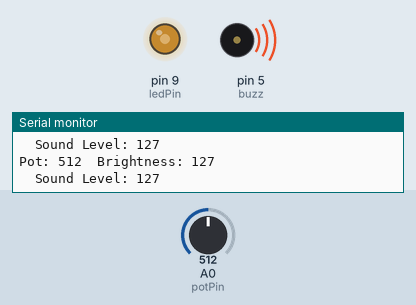
Recording of a sketch running on a simulated Arduino Uno, built with avr-gcc and run on an emulated ATmega328P. Parts: output pins drawn as LEDs (lit = HIGH), buzzer (waves = sounding), the last lines printed to the serial monitor. The test bench sets the inputs (shaded band); at power-on: A0 (potPin) = 512.

Above: at 1.2 s.
1.3 s: A0 (potPin) set to 716
At 2.5 s:
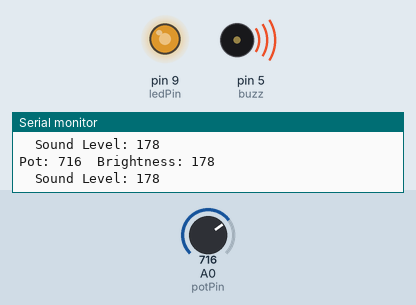
3.1 s: A0 (potPin) set to 900
At 3.9 s:
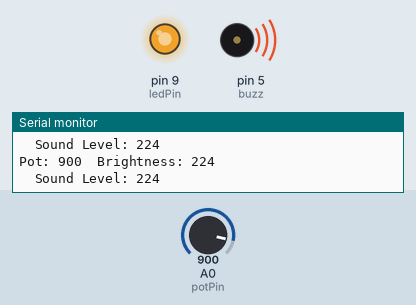
4.7 s: A0 (potPin) set to 122
At 5.2 s:
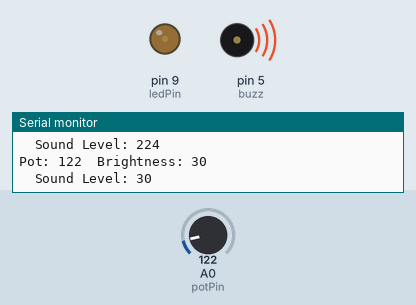
6.3 s: A0 (potPin) set to 0
At 7.6 s:
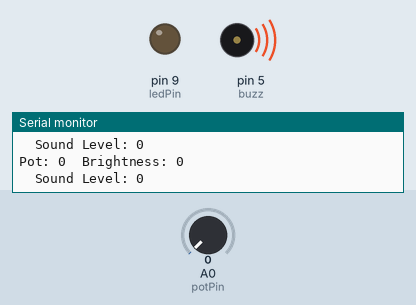
7.9 s: A0 (potPin) set to 511
At 9.1 s:
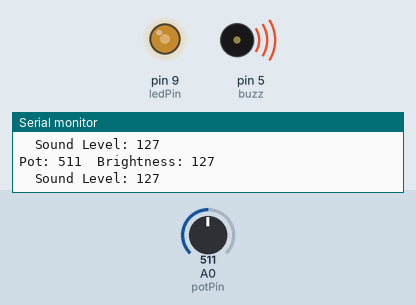
Timing chart, 0 to 10.5 s (numbered marks = the images above; inputs shaded):
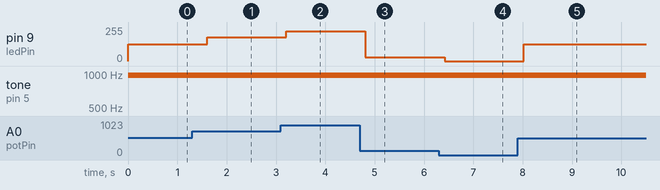

The sketch:

pwm.ino
```cpp
int potPin = A0;
int ledPin = 9;   // must be a PWM pin (~)
int buzz = 5;


void setup() {
  pinMode(ledPin, OUTPUT);
  pinMode(buzz, OUTPUT);
  Serial.begin(9600);
}

void loop() {
  int potValue = analogRead(potPin);                 // 0 to 1023
  int brightness = map(potValue, 0, 1023, 0, 255);   // scale to 0 to 255
  int sound = map(potValue, 0, 1023, 0, 255);   // scale to 0 to 255


  analogWrite(ledPin, brightness);
  analogWrite(buzz,sound);

  Serial.print("Pot: ");
  Serial.print(potValue);
  Serial.print("  Brightness: ");
  Serial.println(brightness);
  Serial.print("  Sound Level: ");
  Serial.println(sound);

  delay(400);
}
```

Measured:
- after the input at 1.3 s, pin 9 (ledPin): 127/255 → 178/255 after 0.30 s
- after the input at 3.1 s, pin 9 (ledPin): 178/255 → 224/255 after 0.11 s
- after the input at 4.7 s, pin 9 (ledPin): 224/255 → 30/255 after 0.11 s
- after the input at 6.3 s, pin 9 (ledPin): 30/255 → 0/255 after 0.12 s
- after the input at 7.9 s, pin 9 (ledPin): 0/255 → 127/255 after 0.12 s
